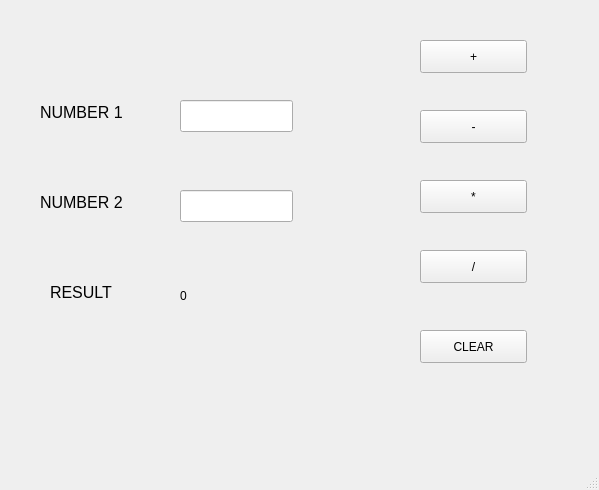
<?xml version="1.0" encoding="UTF-8"?>
<ui version="4.0">
 <class>MainWindow</class>
 <widget class="QMainWindow" name="MainWindow">
  <property name="geometry">
   <rect>
    <x>0</x>
    <y>0</y>
    <width>599</width>
    <height>490</height>
   </rect>
  </property>
  <property name="windowTitle">
   <string>Calculator</string>
  </property>
  <widget class="QWidget" name="centralwidget">
   <widget class="QPushButton" name="addButton">
    <property name="geometry">
     <rect>
      <x>420</x>
      <y>40</y>
      <width>107</width>
      <height>33</height>
     </rect>
    </property>
    <property name="text">
     <string>+</string>
    </property>
   </widget>
   <widget class="QPushButton" name="subButton">
    <property name="geometry">
     <rect>
      <x>420</x>
      <y>110</y>
      <width>107</width>
      <height>33</height>
     </rect>
    </property>
    <property name="text">
     <string>-</string>
    </property>
   </widget>
   <widget class="QPushButton" name="mulButton">
    <property name="geometry">
     <rect>
      <x>420</x>
      <y>180</y>
      <width>107</width>
      <height>33</height>
     </rect>
    </property>
    <property name="text">
     <string>*</string>
    </property>
   </widget>
   <widget class="QPushButton" name="divButton">
    <property name="geometry">
     <rect>
      <x>420</x>
      <y>250</y>
      <width>107</width>
      <height>33</height>
     </rect>
    </property>
    <property name="text">
     <string>/</string>
    </property>
   </widget>
   <widget class="QLineEdit" name="num1">
    <property name="geometry">
     <rect>
      <x>180</x>
      <y>100</y>
      <width>113</width>
      <height>32</height>
     </rect>
    </property>
   </widget>
   <widget class="QLineEdit" name="num2">
    <property name="geometry">
     <rect>
      <x>180</x>
      <y>190</y>
      <width>113</width>
      <height>32</height>
     </rect>
    </property>
   </widget>
   <widget class="QLabel" name="result">
    <property name="geometry">
     <rect>
      <x>180</x>
      <y>280</y>
      <width>111</width>
      <height>31</height>
     </rect>
    </property>
    <property name="styleSheet">
     <string notr="true"/>
    </property>
    <property name="text">
     <string>0</string>
    </property>
   </widget>
   <widget class="QLabel" name="label_2">
    <property name="geometry">
     <rect>
      <x>40</x>
      <y>100</y>
      <width>111</width>
      <height>24</height>
     </rect>
    </property>
    <property name="font">
     <font>
      <pointsize>12</pointsize>
     </font>
    </property>
    <property name="text">
     <string>NUMBER 1</string>
    </property>
   </widget>
   <widget class="QLabel" name="label_3">
    <property name="geometry">
     <rect>
      <x>40</x>
      <y>190</y>
      <width>101</width>
      <height>24</height>
     </rect>
    </property>
    <property name="font">
     <font>
      <pointsize>12</pointsize>
     </font>
    </property>
    <property name="text">
     <string>NUMBER 2</string>
    </property>
   </widget>
   <widget class="QLabel" name="label_4">
    <property name="geometry">
     <rect>
      <x>50</x>
      <y>280</y>
      <width>72</width>
      <height>24</height>
     </rect>
    </property>
    <property name="font">
     <font>
      <pointsize>12</pointsize>
     </font>
    </property>
    <property name="text">
     <string>RESULT</string>
    </property>
   </widget>
   <widget class="QPushButton" name="clearButton">
    <property name="geometry">
     <rect>
      <x>420</x>
      <y>330</y>
      <width>107</width>
      <height>33</height>
     </rect>
    </property>
    <property name="text">
     <string>CLEAR</string>
    </property>
   </widget>
  </widget>
  <widget class="QStatusBar" name="statusbar"/>
 </widget>
 <resources/>
 <connections/>
</ui>
